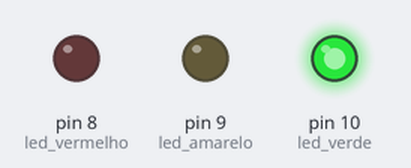
Recording of a sketch running on a simulated Arduino Uno, built with avr-gcc and run on an emulated ATmega328P. Parts: output pins drawn as LEDs (lit = HIGH).

Above: at 1.5 s.
At 4.0 s:
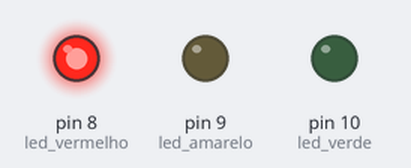
At 5.5 s:
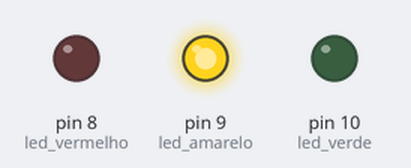
Timing chart, 0 to 7.8 s (numbered marks = the images above):
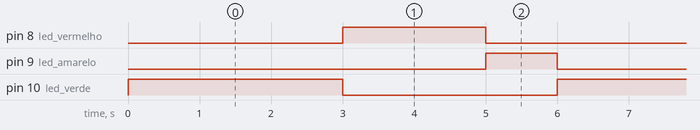

The sketch:

02-semaforo-funcoes.ino
```cpp
// define é mais apropriado pra definir as portas do que variaveis
// diferente das vars que armazenam valores na memoria
// o @define nao usa a memoria para armazenar ou buscar valores
// @define subtsitui a palavra que representa o objeto que esta ligado na porta
// pelo seu valor diretamente nos metodos
// é um valor fixo
// variaveis sao melhores pra quando é necessario armazenar e mudar os valores

#define led_verde 10
#define led_amarelo 9
#define led_vermelho 8

void setup() {
  pinMode(led_verde, OUTPUT);
  pinMode(led_amarelo, OUTPUT);
  pinMode(led_vermelho, OUTPUT);
}


// usando funçoes o codigo fica mais enxuto e mais facil de reaproveitar
void sinal_aberto(int tempo){
  digitalWrite(led_verde, HIGH);
  digitalWrite(led_amarelo, LOW);
  digitalWrite(led_vermelho, LOW);
  delay(tempo*1000);
}

void sinal_fechado(int tempo){
  digitalWrite(led_verde, LOW);
  digitalWrite(led_amarelo, LOW);
  digitalWrite(led_vermelho, HIGH);
  delay(tempo*1000);
}

void sinal_atencao(int tempo){
  digitalWrite(led_verde, LOW);
  digitalWrite(led_amarelo, HIGH);
  digitalWrite(led_vermelho, LOW);
  delay(tempo*1000);
}

void loop() {
  sinal_aberto(3);
  sinal_fechado(2);
  sinal_atencao(1);
}
```

Measured:
- by itself, pin 8 (led_vermelho): alternates HIGH for 2.0 s and LOW for 4.0 s
- by itself, pin 9 (led_amarelo): alternates HIGH for 1.0 s and LOW for 5.0 s
- by itself, pin 10 (led_verde): alternates HIGH for 3.0 s and LOW for 3.0 s
